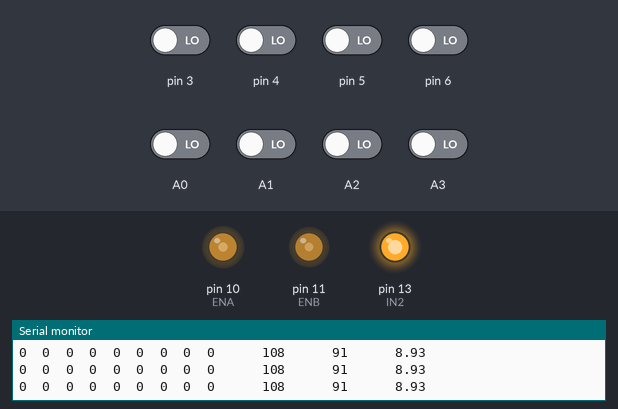
A sketch run on a simulated Arduino Uno, built with avr-gcc and run on an emulated ATmega328P. Parts: output pins drawn as LEDs (lit = HIGH), the last lines printed to the serial monitor. The test bench sets the inputs (shaded band); at power-on: A0–3, pin 3–6 LOW.

Above: at 12.7 s.
12.8 s: pin 4 driven HIGH
At 13.2 s:
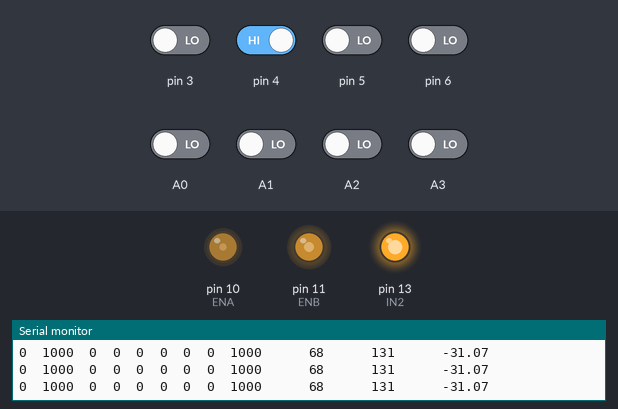
14.3 s: pin 3 driven HIGH
At 14.9 s:
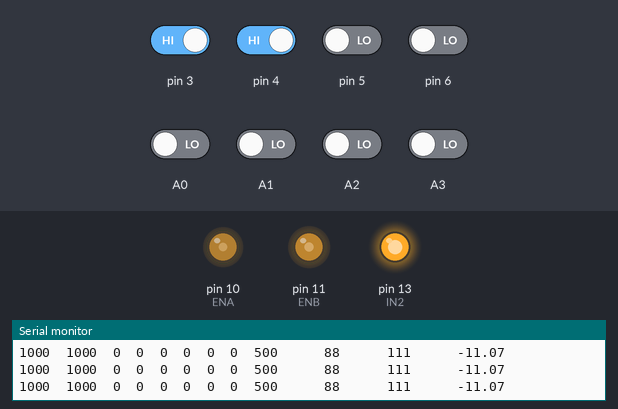
17.3 s: A0 driven HIGH
At 18.2 s:
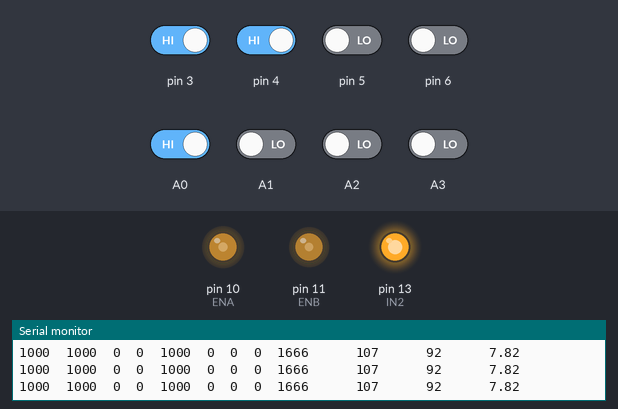
20.3 s: A2 driven HIGH
At 21.3 s:
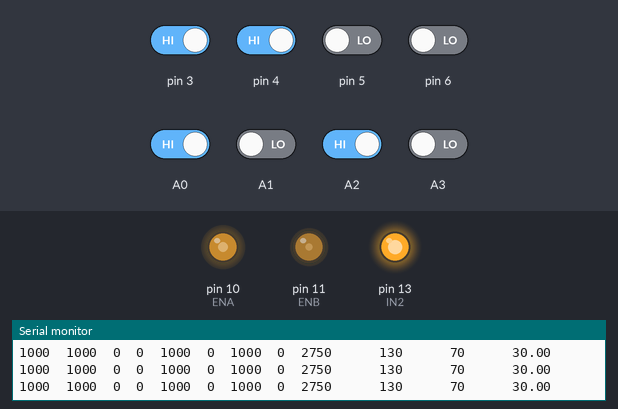
21.8 s: pin 5 driven HIGH
At 23.0 s:
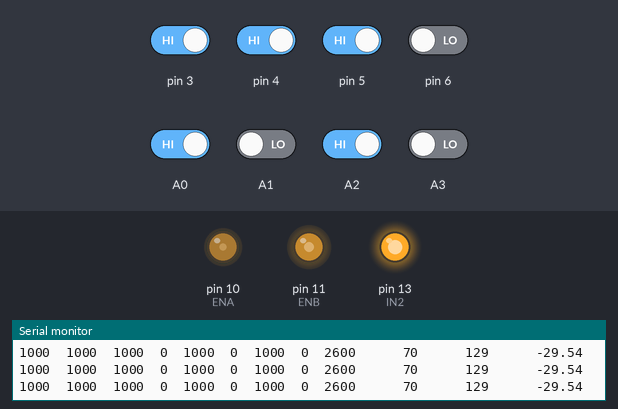
24.8 s: A1 driven HIGH
At 25.8 s:
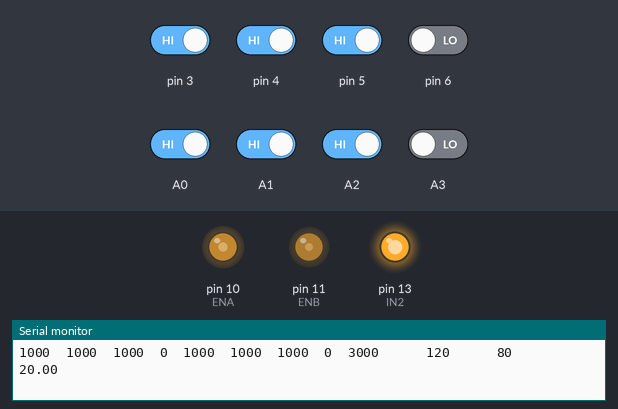
Timing chart, 0 to 27.8 s (numbered marks = the images above; inputs shaded):
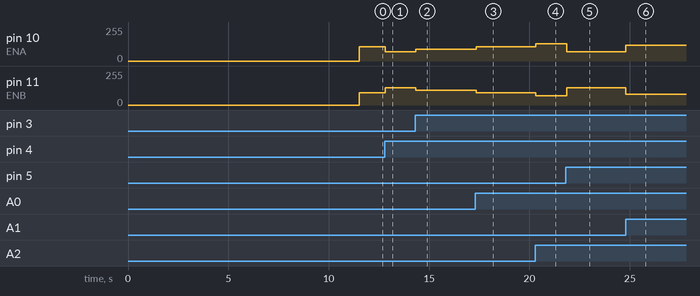

Measured:
- after the input at 12.8 s, pin 10 (ENA): 108/255 → 68/255 at once; pin 11 (ENB): 91/255 → 131/255 at once
- after the input at 14.3 s, pin 10 (ENA): 68/255 → 88/255 at once; pin 11 (ENB): 131/255 → 111/255 at once
- after the input at 17.3 s, pin 10 (ENA): 88/255 → 107/255 after 0.05 s; pin 11 (ENB): 111/255 → 92/255 after 0.05 s
- after the input at 20.3 s, pin 10 (ENA): 107/255 → 130/255 at once; pin 11 (ENB): 92/255 → 70/255 at once
- after the input at 21.8 s, pin 10 (ENA): 130/255 → 70/255 after 0.06 s; pin 11 (ENB): 70/255 → 129/255 after 0.06 s
- after the input at 24.8 s, pin 10 (ENA): 70/255 → 120/255 at once; pin 11 (ENB): 129/255 → 80/255 at once

The sketch:

PID_test4.ino
```cpp
#include <QTRSensors.h>

#define NUM_SENSORS   8     // number of sensors used
#define TIMEOUT       2500  // waits for 2500 microseconds for sensor outputs to go low
#define EMITTER_PIN   2     // emitter is controlled by digital pin 2

#define ENA 10
#define ENB 11

#define IN1 12
#define IN2 13
#define IN3 9
#define IN4 8

// sensors 0 through 7 are connected to digital pins 3 through 10, respectively
QTRSensorsRC qtrrc((unsigned char[]) { 3,4, 5, 6, A0, A1, A2,A3},
  NUM_SENSORS, TIMEOUT, EMITTER_PIN);

unsigned int sensorValues[NUM_SENSORS];
unsigned int position;

float kp = 40;
float kd = 0;
float ki = 0;
int error = 0;
int lastError = 0;
int proportional = 0;
int derivative = 0;

int lmSpeed=70;
int rmSpeed=70;
int baseSpeed=100;
float pidSpeed=0;

int maxSpeed=200;

void setup()
{
pinMode(ENA,OUTPUT);
pinMode(ENB,OUTPUT);

Serial.begin(9600);

  delay(500);
  pinMode(13, OUTPUT);
  digitalWrite(13, HIGH);    // turn on Arduino's LED to indicate we are in calibration mode
  for (int i = 0; i < 400; i++)  // make the calibration take about 10 seconds
  {
    qtrrc.calibrate();       // reads all sensors 10 times at 2500 us per read (i.e. ~25 ms per call)
  }
      // turn off Arduino's LED to indicate we are through with calibration

  // print the calibration minimum values measured when emitters were on
  Serial.begin(9600);
  for (int i = 0; i < NUM_SENSORS; i++)
  {
    Serial.print(qtrrc.calibratedMinimumOn[i]);
    Serial.print(' ');
  }
  Serial.println();

  // print the calibration maximum values measured when emitters were on
  for (int i = 0; i < NUM_SENSORS; i++)
  {
    Serial.print(qtrrc.calibratedMaximumOn[i]);
    Serial.print(' ');
  }
  Serial.println();
  Serial.println();
  delay(1000);
}


void loop()
{


 for (unsigned char i = 0; i < NUM_SENSORS; i++)
  {
    Serial.print(sensorValues[i]);
    Serial.print('\t');
  }

  // read calibrated sensor values and obtain a measure of the line position from 0 to 5000
  unsigned int position = qtrrc.readLine(sensorValues);

  error=3500-position;
  derivative =lastError-error;
  lastError=error;

  pidSpeed=40*error+kd*derivative;
  pidSpeed=pidSpeed/1000;
  lmSpeed=baseSpeed+pidSpeed;
  rmSpeed=baseSpeed-pidSpeed;

  if(lmSpeed<0){
    lmSpeed=0;
  }
  else if(lmSpeed>maxSpeed){
    lmSpeed=maxSpeed;
  }

  if(rmSpeed<0){
    rmSpeed=0;
  }
  else if(rmSpeed>maxSpeed){
    rmSpeed=maxSpeed;
  }

  forward(lmSpeed,rmSpeed);

  Serial.print(position);
  Serial.print( "      ");
  Serial.print(lmSpeed);
  Serial.print( "      ");
  Serial.print(rmSpeed);
  Serial.print( "      ");
  Serial.println(pidSpeed);

  delay(2);
}


void forward(int speedL,int speedR){

analogWrite(ENA,speedL);
digitalWrite(IN1,LOW);
digitalWrite(IN2,HIGH);

analogWrite(ENB,speedR);
digitalWrite(IN3,LOW);
digitalWrite(IN4,HIGH);

}


void backward(int speed){


analogWrite(ENA,speed);
digitalWrite(IN1,HIGH);
digitalWrite(IN2,LOW);

analogWrite(ENB,speed);
digitalWrite(IN3,HIGH);
digitalWrite(IN4,LOW);

}


void left(int speed){


analogWrite(ENA,0);
digitalWrite(IN1,LOW);
digitalWrite(IN2,LOW);

analogWrite(ENB,speed);
digitalWrite(IN3,LOW);
digitalWrite(IN4,HIGH);

}


void right(int speed){


analogWrite(ENA, speed);
digitalWrite(IN1,LOW);
digitalWrite(IN2,HIGH);

analogWrite(ENB,0);
digitalWrite(IN3,LOW);
digitalWrite(IN4,LOW);

}
```
